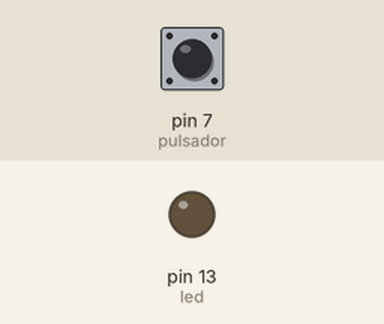
Bench run of a sketch on a simulated Arduino Uno, built with avr-gcc and run on an emulated ATmega328P. On the bench: output pins drawn as LEDs (lit = HIGH). The test bench sets the inputs (shaded band); at power-on: pin 7 (pulsador) LOW.

Above: at 1.2 s.
1.3 s: pin 7 (pulsador) pulled HIGH for 0.15 s
At 2.5 s:
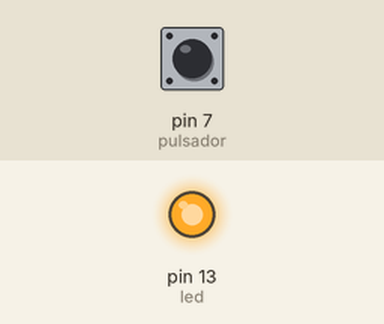
4.4 s: pin 7 (pulsador) pulled HIGH for 1 s
At 8.2 s:
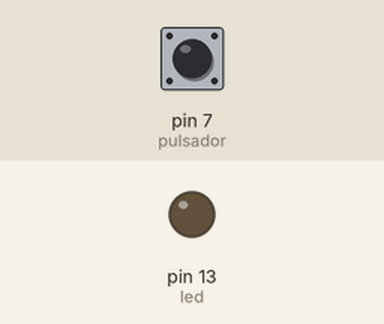
8.4 s: pin 7 (pulsador) pulled HIGH for 3.2 s
At 9.1 s:
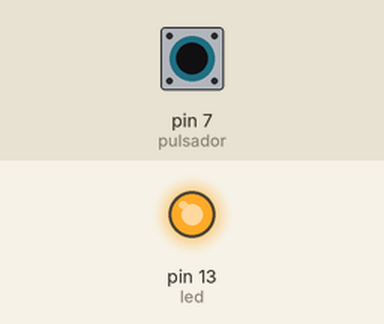
Timing chart, 0 to 15.9 s (numbered marks = the images above; inputs shaded):
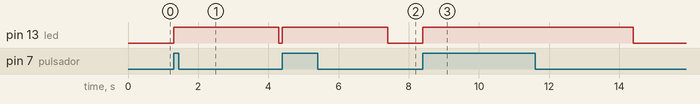

Measured:
- after the input at 1.3 s, pin 13 (led): LOW → HIGH at once, → LOW 3.0 s later
- after the input at 4.4 s, pin 13 (led): LOW → HIGH at once, → LOW 3.0 s later
- after the input at 8.4 s, pin 13 (led): LOW → HIGH at once, → LOW 6.0 s later

The sketch:

Pulsador.ino
```cpp
/*
  Pulsador
*/

int pulsador=7;
int led=13;
int pulsado;

void setup() {
  pinMode(led, OUTPUT);
  pinMode(pulsador, INPUT);

}

void loop() {
  pulsado=digitalRead(pulsador);
  if (pulsado==HIGH){
    digitalWrite(led, HIGH);
    delay(1000);
    digitalWrite(led, HIGH);
    delay(1000);
    digitalWrite(led, HIGH);
    delay(1000);
  } else{
    digitalWrite(led, LOW);
  }
}
```
